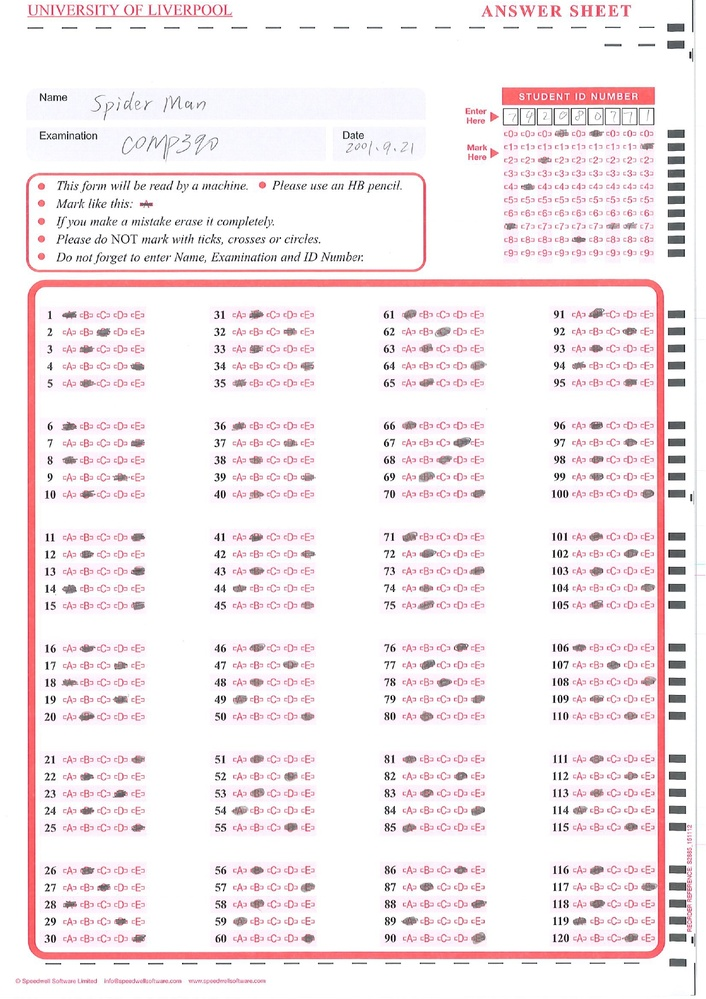
#> input picture COMP 338 Computer Vision /COMP338_Labs-main/colour-200dpi_page-0009.jpg, 706 x 999 px, shrunk from 1241 x 1755 before the run
$ python cv_mcq.py
#> lines starting #> are read from the running program, lines starting #| are printed output that depends on the picture; after the words box and inside, x2 and y2 are one past the last pixel; in counts of white or black regions, pixels touching at a corner belong together
import cv2
import numpy as np

img = cv2.imread('colour-200dpi_page-0009.jpg')
#> img is the input picture: shape (999, 706, 3); mean B, G, R 238.9, 236.2, 245.2
gray = cv2.cvtColor(img,cv2.COLOR_BGR2GRAY)
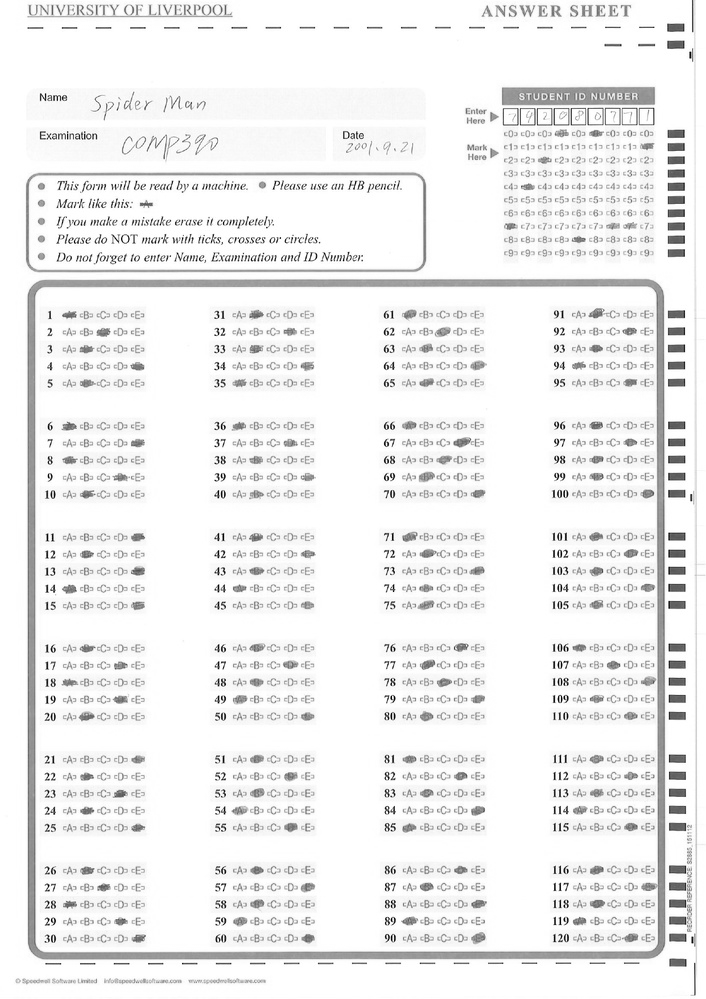
#> gray: shape (999, 706); min 0, max 255, mean 239.2
blur = cv2.GaussianBlur(gray,(3,3),0)
edges = cv2.Canny(blur,50,100)
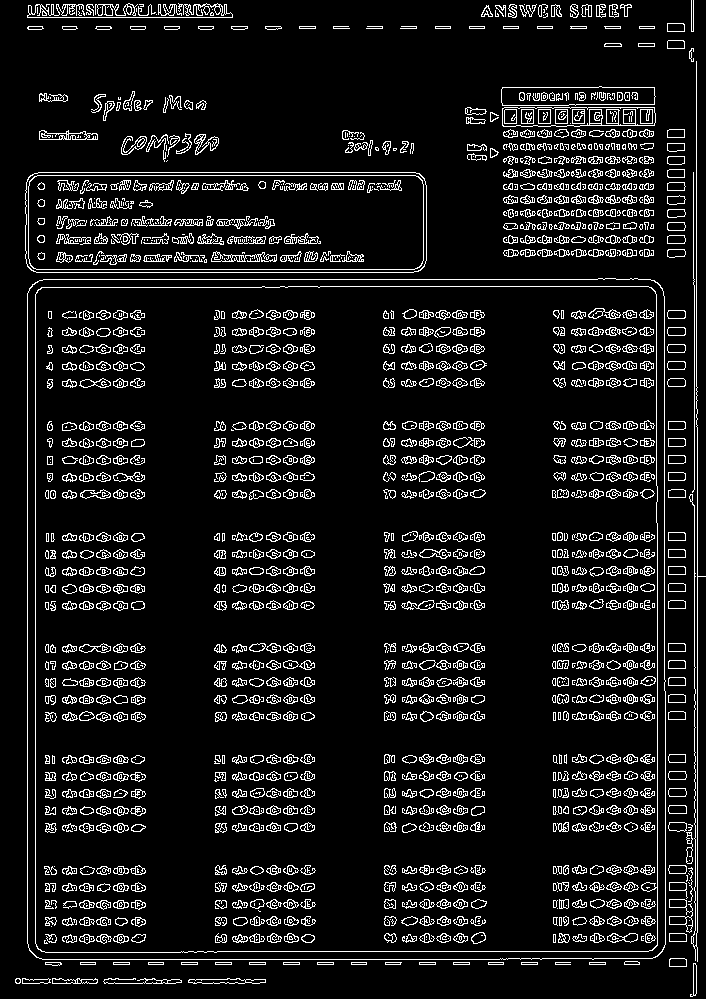
#> edges: shape (999, 706); 9.6% white in thin lines or dots

countours, hierarchy = cv2.findContours(edges,cv2.RETR_TREE,cv2.CHAIN_APPROX_SIMPLE)
#> countours = 3784 contours, 1995 with area under 20; largest, box (x1, y1, x2, y2) and area: (27, 278, 666, 960) 433022, (27, 278, 666, 960) 432992, (35, 286, 658, 953) 413234, (35, 286, 658, 953) 413120, (25, 172, 427, 273) 39897
cv2.drawContours(img, countours, -1, (0,255,0), 3)
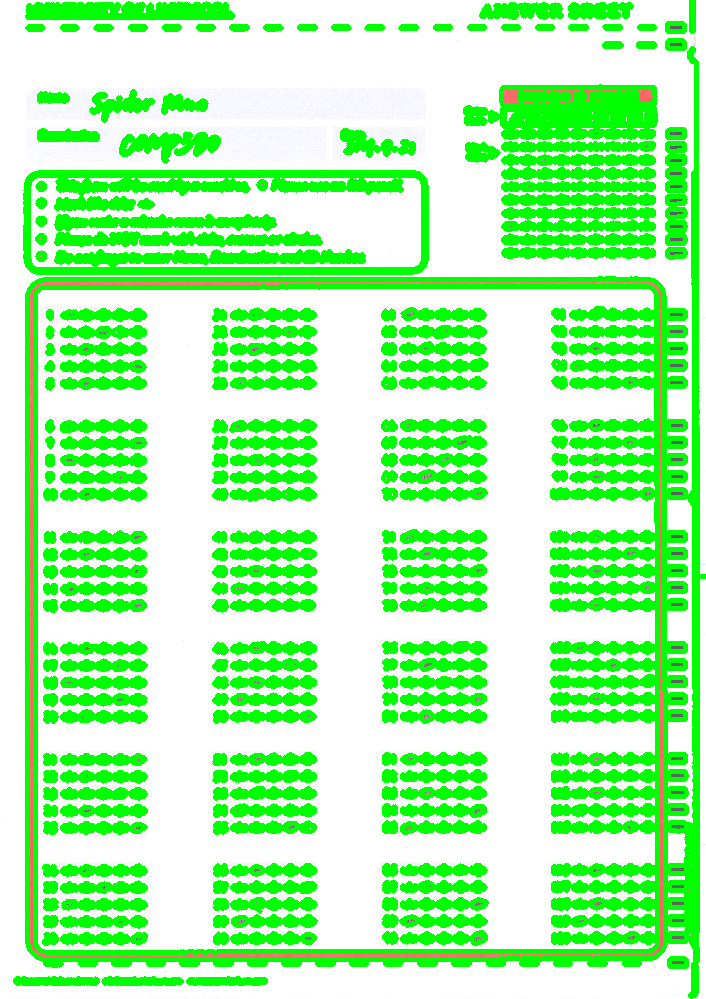
#> img: shape (999, 706, 3); mean B, G, R 167.7, 251.6, 169

# contract window
# cv2.namedWindow('img', cv2.WINDOW_NORMAL)
# cv2.namedWindow('edges', cv2.WINDOW_NORMAL)
cv2.imshow('img',img)
cv2.imshow('edges',edges)
cv2.waitKey(0)
